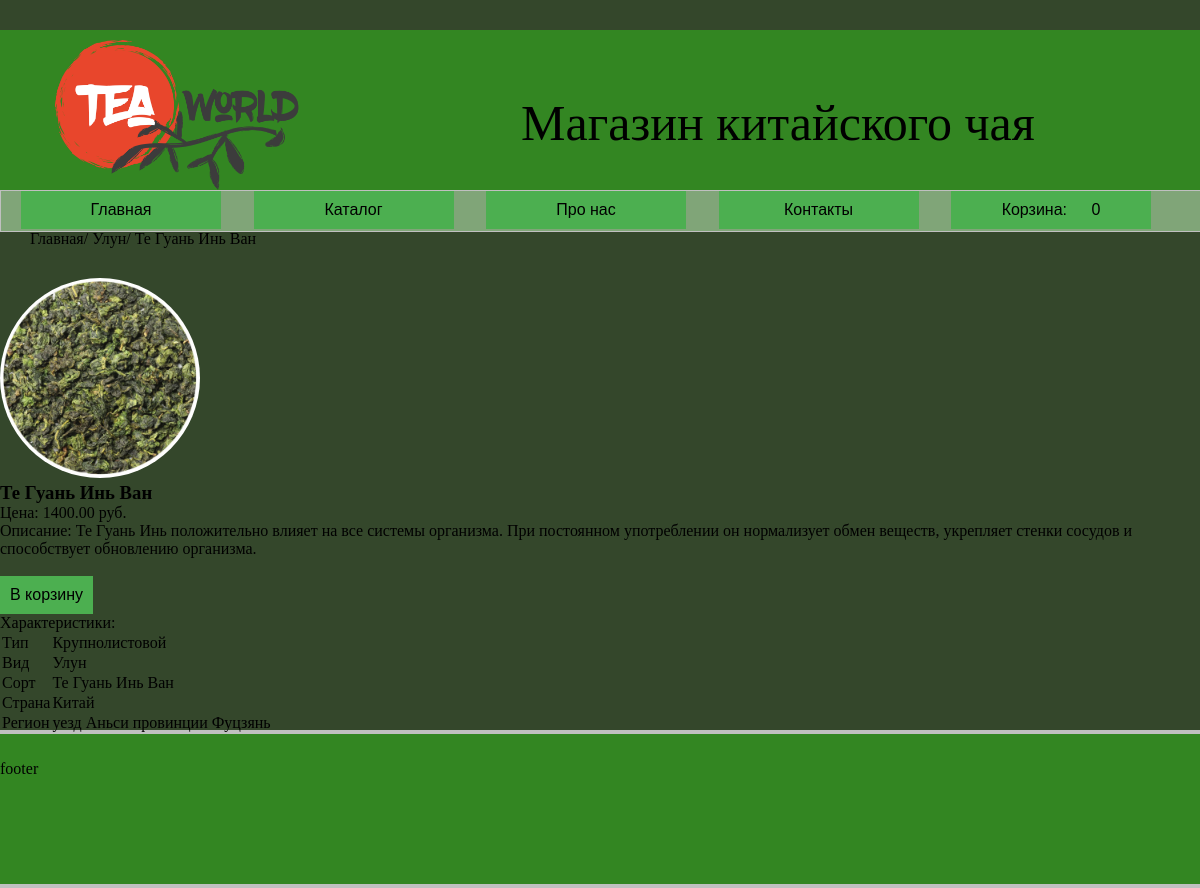
Screenshot of /products/teaproduct/oolong_tie_guan_yin_wang/ (signed in) with the database file from the repository.
### mainapp/models.py (models this page shows, shortened)
class Cart(models.Model):
    owner = models.ForeignKey('Customer', null=True, verbose_name='Владелец', on_delete=models.CASCADE)
    products = models.ManyToManyField(CartProduct, blank=True, related_name='related_cart')
    total_products = models.PositiveIntegerField(default=0)
    final_price = models.DecimalField(max_digits=9, default=0, decimal_places=2, verbose_name='Общая цена')
    in_order = models.BooleanField(default=False)
    for_anonymous_user = models.BooleanField(default=False)

class Product(models.Model):
    class Meta:
        abstract = True
    category = models.ForeignKey(Category, verbose_name='Категория', on_delete=models.CASCADE)
    title = models.CharField(max_length=255, verbose_name='Наименование')
    slug = models.SlugField(unique=True)
    image = models.ImageField(verbose_name='Изображение')
    description = models.TextField(verbose_name='Описание', null=True)
    price = models.DecimalField(max_digits=9, decimal_places=2, verbose_name='Цена')

class TeaProduct(Product):
    type = models.CharField(max_length=25, verbose_name='Тип')
    category_tea = models.CharField(max_length=25, verbose_name='Вид')
    sort = models.CharField(max_length=99, verbose_name='Сорт')
    country = models.CharField(max_length=25, verbose_name='Страна')
    region = models.CharField(max_length=45, verbose_name='Регион')

class Category(models.Model):
    name = models.CharField(max_length=255, verbose_name='Имя категории')
    slug = models.SlugField(unique=True)
    objects = CategoryManager()
    def get_absolute_url(self):
        return reverse('category_detail', kwargs={'slug': self.slug})

### mainapp/views.py (the view)
# urls.py: path('products/<str:ct_model>/<str:slug>/', ProductDetailView.as_view(), name='product_detail'),
class ProductDetailView(CartMixin, CategoryDetailMixin, DetailView):
    CT_MODEL_MODEL_CLASS = {
        'teaproduct': TeaProduct
    }
    def dispatch(self, request, *args, **kwargs):
        self.model = self.CT_MODEL_MODEL_CLASS[kwargs['ct_model']]
        self.queryset = self.model._base_manager.all()
        return super().dispatch(request, *args, **kwargs)
    context_object_name = 'product'
    template_name = 'product_detail.html'
    slug_url_kwarg = 'slug'
    def get_context_data(self, **kwargs):
        context = super().get_context_data(**kwargs)
        context['ct_model'] = self.model._meta.model_name
        context['cart'] = self.cart
        return context

### mainapp/mixins.py (called while the page is built)
    def get_context_data(self, **kwargs):
        if isinstance(self.get_object(), Category):
            model = self.CATEGORY_SLUG2PRODUCT_MODEL[self.get_object().slug]
            context = super().get_context_data(**kwargs)
            context['categories'] = Category.objects.get_categories_for_left_sidebar()
            context['category_products'] = model.objects.all()
            return context
        context = super().get_context_data(**kwargs)
        context['categories'] = Category.objects.get_categories_for_left_sidebar()
        return context

    def dispatch(self, request, *args, **kwargs):
        if request.user.is_authenticated:
            customer = Customer.objects.filter(user=request.user).first()
            if not customer:
                customer = Customer.objects.create(
                    user=request.user
                )
            cart = Cart.objects.filter(owner=customer, in_order=False).first()
            if not cart:
                cart = Cart.objects.create(owner=customer)
        else:
            cart = Cart.objects.filter(for_anonimous_user=True).first()
            if not cart:
                cart = Cart.objects.create(for_anonimous_user=True)
        self.cart = cart
        return super().dispatch(request, *args, **kwargs)

### mainapp/models.py (called while the page is built)
def get_models_for_count(*model_names):
    return [models.Count(model_name) for model_name in model_names]

    def get_queryset(self):
        return super().get_queryset()

    def get_categories_for_left_sidebar(self):
        models = get_models_for_count('teaproduct')
        qs = list(self.get_queryset().annotate(*models))
        data = [dict(name=c.name, url=c.get_absolute_url(), count=getattr(c, self.CATEGORY_NAME_COUNT_NAME[c.name])) for c in qs]
        return data

### mainapp/templates/product_detail.html
{% extends 'base.html' %}
{% block content %}
<main class="main_prod">
<nav aria-label="breadcrumb">
    <ol class="breadcrumb">
        <li class="breadcrumb-item"><a class="name_product" href="{% url 'base' %}">Главная</a></li>
        <li class="breadcrumb-item"><a class="name_product" href="#">{{ product.category.name }}</a></li>
        <li aria-current="page">{{ product.title }}</li>
    </ol>
</nav>
<div>
    <div>
        <img src="{{ product.image.url }}" width="200">
    </div>
    <div>
        <h3> {{ product.title }} </h3>
        <p> Цена: {{ product.price }} руб. </p>
        <p> Описание: {{ product.description }} </p>
        <br>
        <span class="button_cart"><button onclick="window.location.href = '{% url 'add_to_cart' ct_model=ct_model slug=product.slug %}';">В корзину</button></span>
    </div>
    <p> Характеристики: </p>
    <table>
        <tbody>
            <tr>
                <td>Тип</td>
                <td>{{ product.type }}</td>
            </tr>
            <tr>
                <td>Вид</td>
                <td>{{ product.category_tea }}</td>
            </tr>
            <tr>
                <td>Сорт</td>
                <td>{{ product.sort }}</td>
            </tr>
            <tr>
                <td>Страна</td>
                <td>{{ product.country }}</td>
            </tr>
            <tr>
                <td>Регион</td>
                <td>{{ product.region }}</td>
            </tr>
        </tbody>
    </table>
</div>
</main>
{% endblock content %}

### mainapp/templates/base.html (shortened to what this page needs)
<!DOCTYPE html>
{% load static %}
<html lang="ru">
    <head>
        <link rel="stylesheet" href="{% static 'css/main.css'%}" type="text/css">
    </head>
    <body>
        <header id="header">
            <img id="img_logo" src="{% static 'media/logo.png' %}" alt="Логотип"> <a id="logo">Магазин китайского чая</a>
            <nav id="nav1">
                <span class="dropdown"><button class="dropbtn" onclick="window.location.href = '{% url 'base' %}';">Главная</button></span>
                <span class="dropdown">
                    <button class="dropbtn">Каталог</button>
                </span>
                <span class="dropdown"><button class="dropbtn">Про нас</button></span>
                <span class="dropdown"><button class="dropbtn">Контакты</button></span>
                <span class="dropdown"><button class="dropbtn" onclick="window.location.href = '{% url 'cart' %}';">Корзина: <span>{{ cart.products.count }}</span></button></span>
            </nav>
        </header>
        {% block content %}{% endblock content %}
        <footer id="footer">footer</footer>
    </body>
</html>

### mainapp/static/css/main.css (style rules this page uses)
* { margin: 0px; padding: 0px; }
body { background: rgb(52, 71, 43); background-size: cover; }
#header { width: 100%; height: 200px; background: #338622; color: rgb(0, 0, 0); line-height: 5px; float: left; font-size: 50px; }
#img_logo { height: 75%; margin-top: 10px; margin-left: 50px; }
#logo { position: relative; left: 200px; top: -50px; }
#nav1 { width: 100%; height: 40px; border: 1px solid silver; background: #80a578; }
#nav1 span { margin-left: 20px; }
#nav1 span button { width: 200px; }
.main_prod { height: 650px; }
.main_prod div img { border-radius: 125px; }
.button_cart button { background-color: #4CAF50; color: black; padding: 10px; font-size: 16px; border: none; cursor: pointer; display: block; }
.name_product { text-decoration: none; color: black; }
#footer { width: 100%; height: 150px; border-bottom: 4px solid silver; background: #338622; color: rgb(0, 0, 0); line-height: 70px; float: left; margin-top: 50px; border-top: 4px solid silver; }
.breadcrumb { margin: 30px; }
.breadcrumb li { display: inline; margin-top: 10px; }
.breadcrumb-item::after { content: "/"; }
.dropbtn { background-color: #4CAF50; color: black; padding: 10px; font-size: 16px; border: none; cursor: pointer; }
.dropdown { position: relative; display: inline-block; }

### rows the page displays
Cart: products.count "0"
TeaProduct: category.name "Улун", title "Те Гуань Инь Ван", image (picture), price "1400.00", description "Те Гуань Инь положительно влияет на все системы организма. При постоянном употреблении он нормализует обмен веществ, укрепляет стенки сосудов и способствует обновлению организма.", type "Крупнолистовой", category_tea "Улун", sort "Те Гуань Инь Ван", country "Китай", region "уезд Аньси провинции Фуцзянь"
